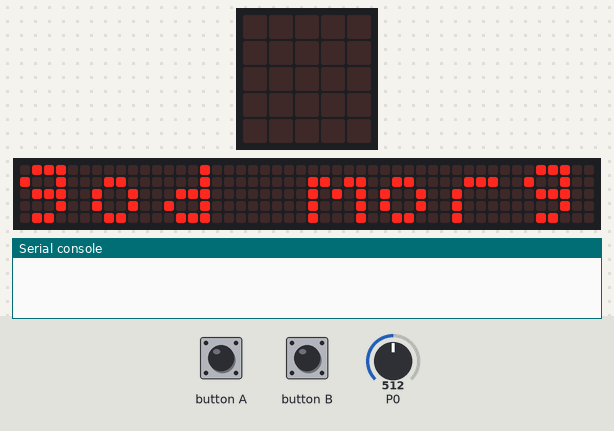
Recording of a program running on a simulated BBC micro:bit (MakeCode). On the bench: the board's 5×5 LED display, a strip that is not on the board, showing the scrolling text unrolled, the last lines printed to the serial console. The test bench sets the inputs (shaded band); at power-on: P0 = 512 (analog values on the 0–1023 scale). No radio messages arrive unless stated (any console line starting 'radio sent:' is added by the test bench); the 48×5 strip is a reading aid, not a part: it shows the text the display is scrolling, unrolled, one strip-width of it at a time.

Above: at 3.2 s.
At 11.17 s:
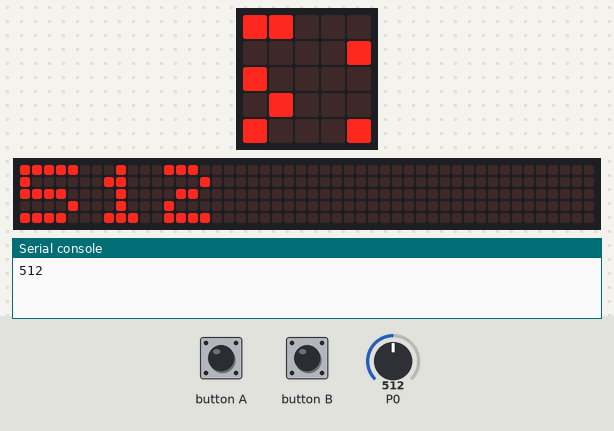
11.2 s: P0 set to 716
At 13.59 s:
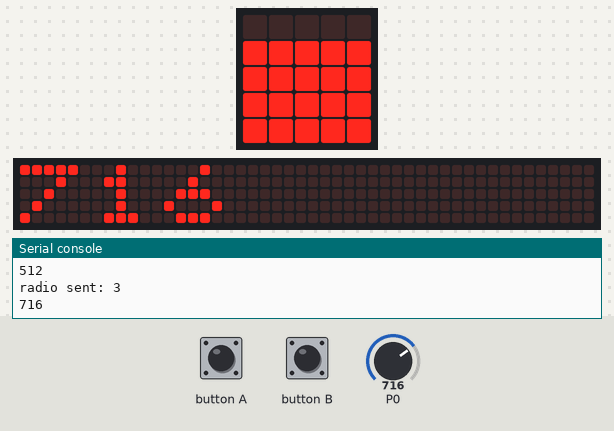
18.6 s: button B pressed for 0.15 s
19.3 s: button A pressed for 0.15 s
20.0 s: P0 set to 0
At 22.4 s:
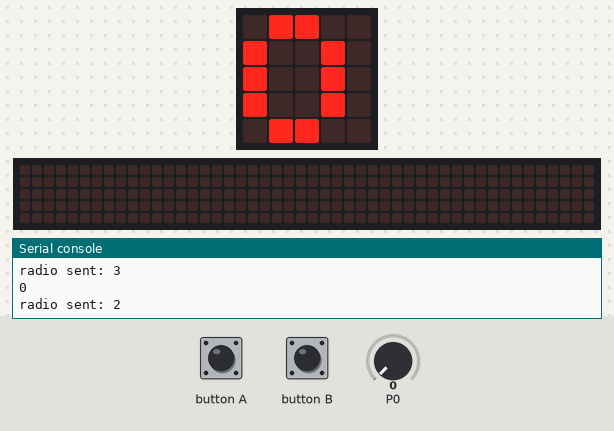
23.4 s: P0 set to 122
At 23.56 s:
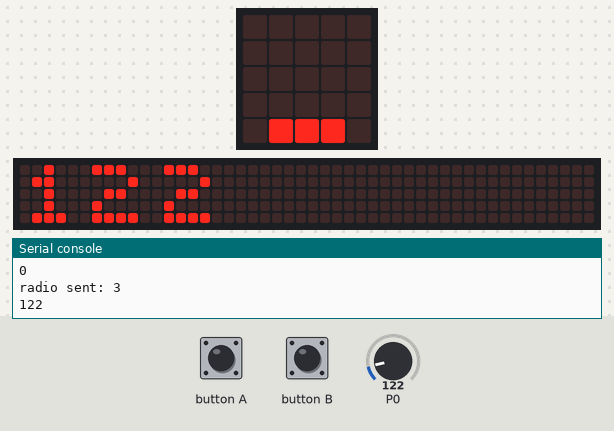
31.3 s: button B pressed for 0.15 s
At 34.8 s:
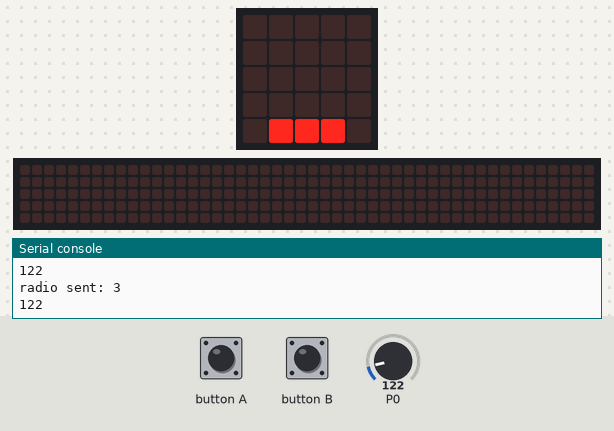

The program:

main.ts
```typescript
radio.onReceivedNumber(function (receivedNumber) {
    radio.sendNumber(2)
})
input.onButtonPressed(Button.A, function () {
    basic.showIcon(IconNames.Happy)
    radio.sendNumber(2)
})
input.onButtonPressed(Button.B, function () {
    basic.showIcon(IconNames.Sad)
    basic.clearScreen()
})
let reading = 0
basic.showString("god morgen")
radio.setGroup(1)
basic.forever(function () {
    reading = pins.analogReadPin(AnalogPin.P0)
    led.plotBarGraph(
    reading,
    1023
    )
    if (true) {
        basic.showNumber(reading)
    }
    radio.sendNumber(3)
})
```

test.ts
```typescript
// testene settes inn her; disse vil ikke kompilert så lenge denne pakken blir brukt som en utvidelse.
```

Measured:
- after the input at 11.2 s, the display: first differs from a run without the input after 2.3 s (image 2)
- after the input at 20.0 s, the display: first differs from a run without the input after 0.76 s (image 3 shows a later state)
- after the input at 23.4 s, the display: changes after 0.09 s (image 4)
- after the input at 31.3 s, the display: first differs from a run without the input after 3.0 s (image 5 shows a later state)
- what the display in image 0 shows lasts 0.6 s, from 3.2 s to 3.8 s
